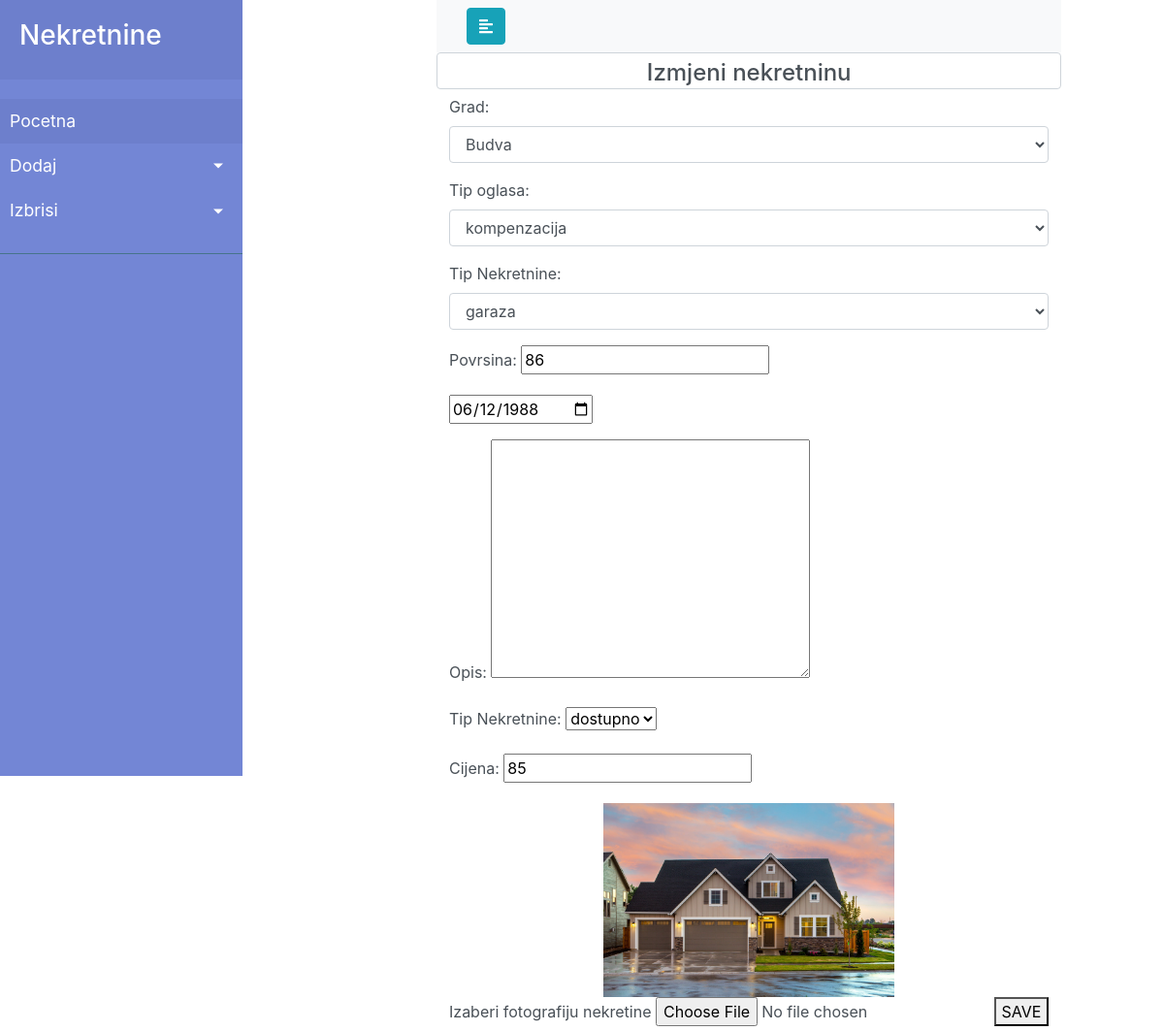
The page /edit_realState.php?id=212 on the database its author committed.
### tables this page shows
CREATE TABLE `nekretnina` (
  `id` int(11) NOT NULL,
  `grad_id` int(11) DEFAULT NULL,
  `tip_oglasa_id` int(11) NOT NULL,
  `tip_nekretnine_id` int(11) NOT NULL,
  `povrsina` decimal(11,0) NOT NULL,
  `godina_izgradnje` date NOT NULL,
  `opis` text NOT NULL,
  `nekretnina_status_id` int(11) NOT NULL,
  `cijena` decimal(11,0) NOT NULL,
  `fotografija_id` varchar(255) NOT NULL
);

### edit_realState.php (the view, shortened to what this page needs)
<?php
include 'db.php';
isset($_GET['id']) && is_numeric($_GET['id']) ? $id = $_GET['id'] : exit("Id error");
$slq = "SELECT * from nekretnina WHERE id=$id";
$res = mysqli_query($dbconn, $slq);
$nekretnina = mysqli_fetch_assoc($res);
?>
<?php
include 'header.php';
?>
<body>
    <div class="wrapper">
        <?php
        include 'sidebar.php';
        ?>
        <div class="details">
            <nav class="navbar navbar-expand-lg navbar-light bg-light">
                <div class="container-fluid">
                    <button type="button" id="sidebarCollapse" class="btn btn-info">
                        <i class="fas fa-align-left"></i>
                    </button>
                </div>
            </nav>
            <form action="./edit_realSate_back.php" method="POST" enctype="multipart/form-data" class="form-control">
                <h4 class="text-center">Izmjeni nekretninu</h4>
                <div class="form-group">
                    <label for="Grad">Grad:</label>
                    <select class="form-control" name="grad_id" id="" require>
                        <?php
                        $grad_id = $nekretnina['grad_id'];
                        $sql = "SELECT * FROM grad ";
                        $res = mysqli_query($dbconn, $sql);
                        while ($row = mysqli_fetch_assoc($res)) {
                            $id_temp = $row['id'];
                            $name_temp = $row['name'];
                            $selected = "";
                            if ($grad_id == $id_temp) {
                                $selected = "selected";
                            }
                            echo "<option value=\"$id_temp\"$selected>$name_temp</option>";
                        }
                        ?>
                    </select>
                </div>
                <div class="form-group">
                    <label for="tip_oglasa_id">Tip oglasa:</label>
                    <select class="form-control" name="tip_oglasa_id" id="" require>
                        <?php
                        $tip_oglasa_id = $nekretnina['tip_oglasa_id'];
                        $sql = "SELECT * FROM tip_oglasa ";
                        $res = mysqli_query($dbconn, $sql);
                        while ($row = mysqli_fetch_assoc($res)) {
                            $id_temp = $row['id'];
                            $name_temp = $row['naziv_oglasa'];
                            $selected = "";
                            if ($tip_oglasa_id == $id_temp) {
                                $selected = "selected";
                            }
                            echo "<option value=\"$id_temp\"$selected>$name_temp</option>";
                        }
                        ?>
                    </select>
                </div>
                <div class="form-group">
                    <label for="tip_nekretnine_id">Tip Nekretnine:</label>
                    <select class="form-control" name="tip_nekretnine_id" require>
                        <?php
                        $tip_nekretnine_id = $nekretnina['tip_nekretnine_id'];
                        $sql = "SELECT * FROM tip_nekretnine ";
                        $res = mysqli_query($dbconn, $sql);
                        while ($row = mysqli_fetch_assoc($res)) {
                            $id_temp = $row['id'];
                            $name_temp = $row['tip'];
                            if ($tip_nekretnine_id == $id_temp) {
                                $selected = "selected";
                            }
                            echo "<option value=\"$id_temp\"$selected>$name_temp</option>";
                        }
                        ?>
                    </select>
                </div>
                <div class="form-group">
                    <label for="povrsina">Povrsina:</label>
                    <input type="number" name="povrsina" placeholder="povrsina" value="<?= $nekretnina['povrsina'] ?>">
                </div>
                <div class="form-group">
                    <input type="date" name="godina_izgradnje" value="<?= $nekretnina['godina_izgradnje'] ?>">
                </div>
                <div class="form-group">
                    <label for="desc">Opis:</label>
                    <textarea name="opis" cols="30" rows="10 " value="<?= $nekretnina['opis'] ?>"></textarea>
                </div>
                <div class="form-group">
                    <label for="nekretnina_status_id">Tip Nekretnine:</label>
                    <select name="nekretnina_status_id" id="" require>
                        <?php
                        $nekretnina_status_id = $nekretnina['nekretnina_status_id'];
                        $sql = "SELECT * FROM status_nekretnina ";
                        $res = mysqli_query($dbconn, $sql);
                        while ($row = mysqli_fetch_assoc($res)) {
                            $id_temp = $row['id'];
                            $name_temp = $row['status_nekretnine'];
                            if ($nekretnina_status_id == $id_temp) {
                                $selected = "selected";
                            }
                            echo "<option value=\"$id_temp\"$selected>$name_temp</option>";
                        }
                        ?>
                    </select>
                </div>
                <div class="form-group">
                    <label for="Cijena">Cijena:</label>
                    <input type="number" name="cijena" placeholder="cijena" value="<?= $nekretnina['cijena'] ?>">
                </div>
                <div class="about-product text-center mt-2"><img src="<?= $nekretnina['fotografija_id'] ?>" width="300">
                </div>
                <label for="profilna">Izaberi fotografiju nekretine</label>
                <input type="file" name="fotografija_id">
                <button>SAVE</button>
                <br>
            </form>
        </div>
    </div>
</body>
<?php
include 'footer.php';
?>

### style.css (style rules this page uses)
.wrapper { display: flex; width: 100%; }
.details { margin-left: 200px; }

### rows shown on the page
nekretnina: povrsina "86", godina_izgradnje "06/12/1988", cijena "85", fotografija (picture)

### other values the page prints
form field grad_id "Budva"
form field tip_oglasa_id "kompenzacija"
form field tip_nekretnine_id "garaza"
form field nekretnina_status_id "dostupno"
